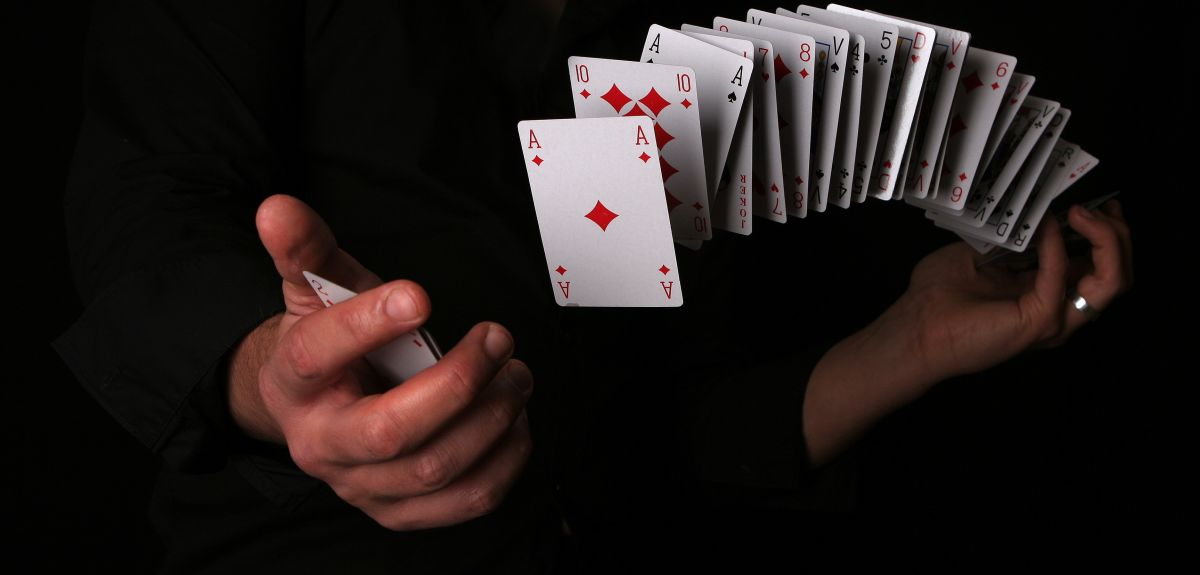
#> input picture pruebas/imgs/cards2.jpg, 1200 x 575 px
$ python test_cards.py
#> lines starting #> are read from the running program, lines starting #| are printed output that depends on the picture
import cv2
import numpy as np

img = cv2.imread('imgs/cards2.jpg')
#> img is the input picture: shape (575, 1200, 3); mean B, G, R 25.4, 27, 34.1
print(img.shape)
#| (575, 1200, 3)
width, height = 250,350
pts1 = np.float32([[517,120],[650,117],[555,305],[685,305]])
pts2 = np.float32([[0,0],[width,0],[0,height],[width,height]])

matrix = cv2.getPerspectiveTransform(pts1,pts2)
img_wrap = cv2.warpPerspective(img,matrix,(width,height))
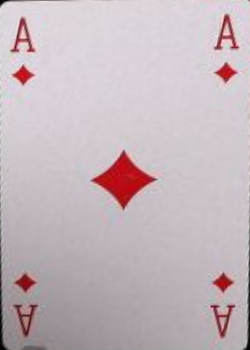
#> img_wrap: shape (350, 250, 3); mean B, G, R 190, 183.2, 197.2

cv2.imshow('Cartas',img)
cv2.imshow('Carta',img_wrap)


cv2.waitKey(0)

$ run again, with pruebas/imgs/pimienta.jpg copied over pruebas/imgs/cards2.jpg
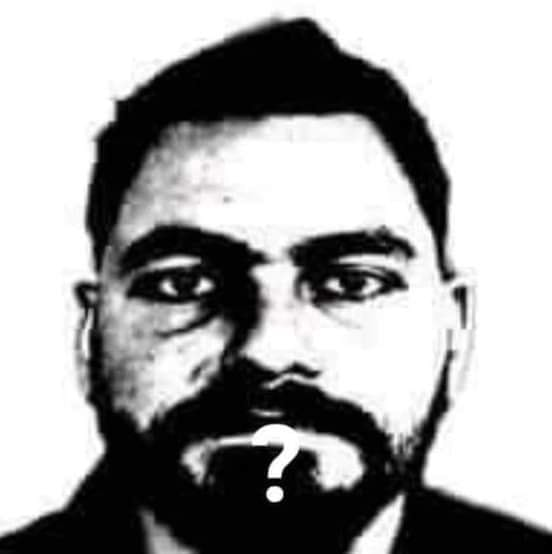
#> input picture pruebas/imgs/pimienta.jpg, 552 x 554 px
#> img is the input picture: shape (554, 552, 3); mean B, G, R 162, 162, 162
#| (554, 552, 3)
#> `img_wrap = cv2.warpPerspective(img,matrix,(width,height))`:
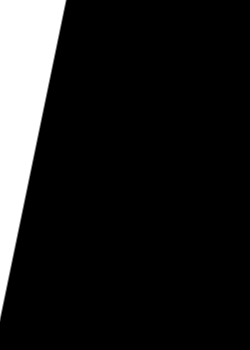
#> img_wrap: shape (350, 250, 3); min 0, max 255, mean 30.9
